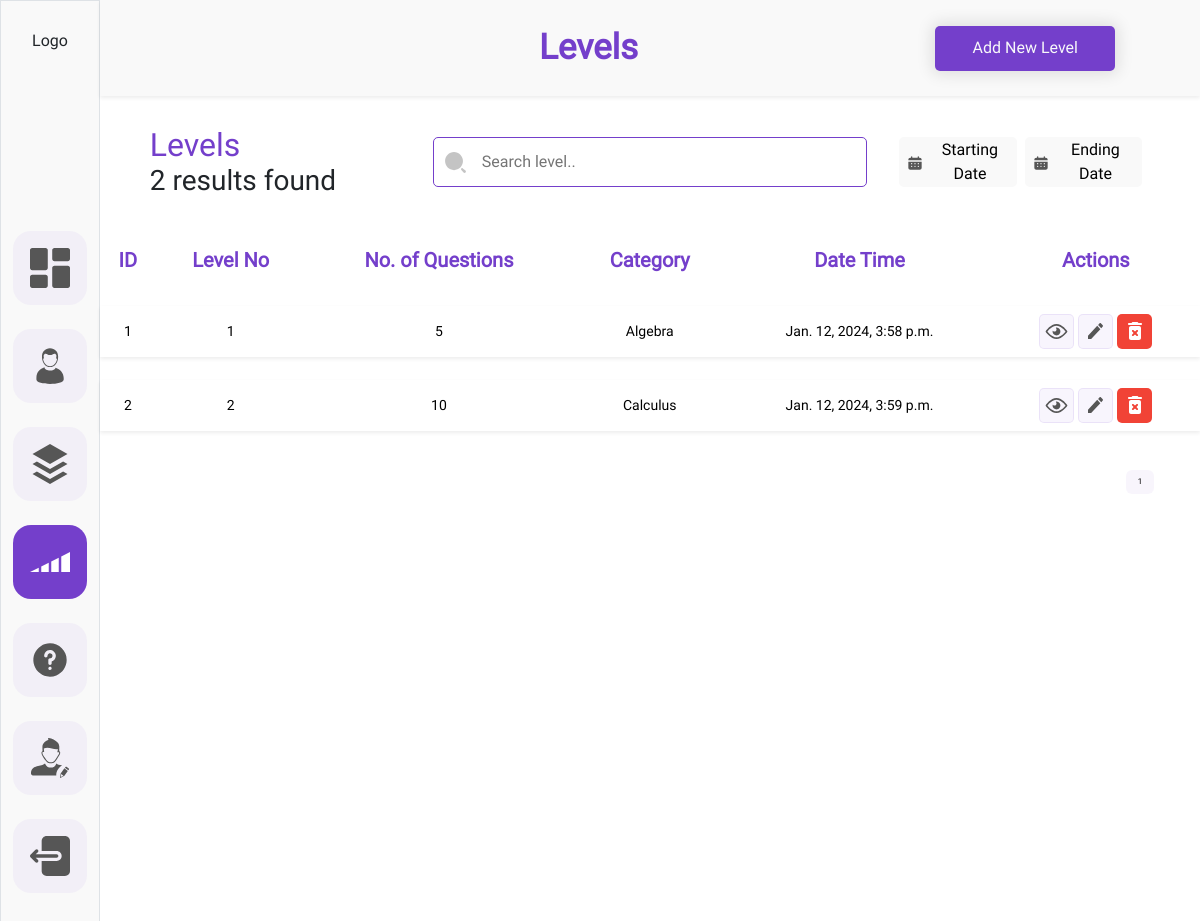
/myadmin/levels/?page=2, run on an earlier commit of the app's database.
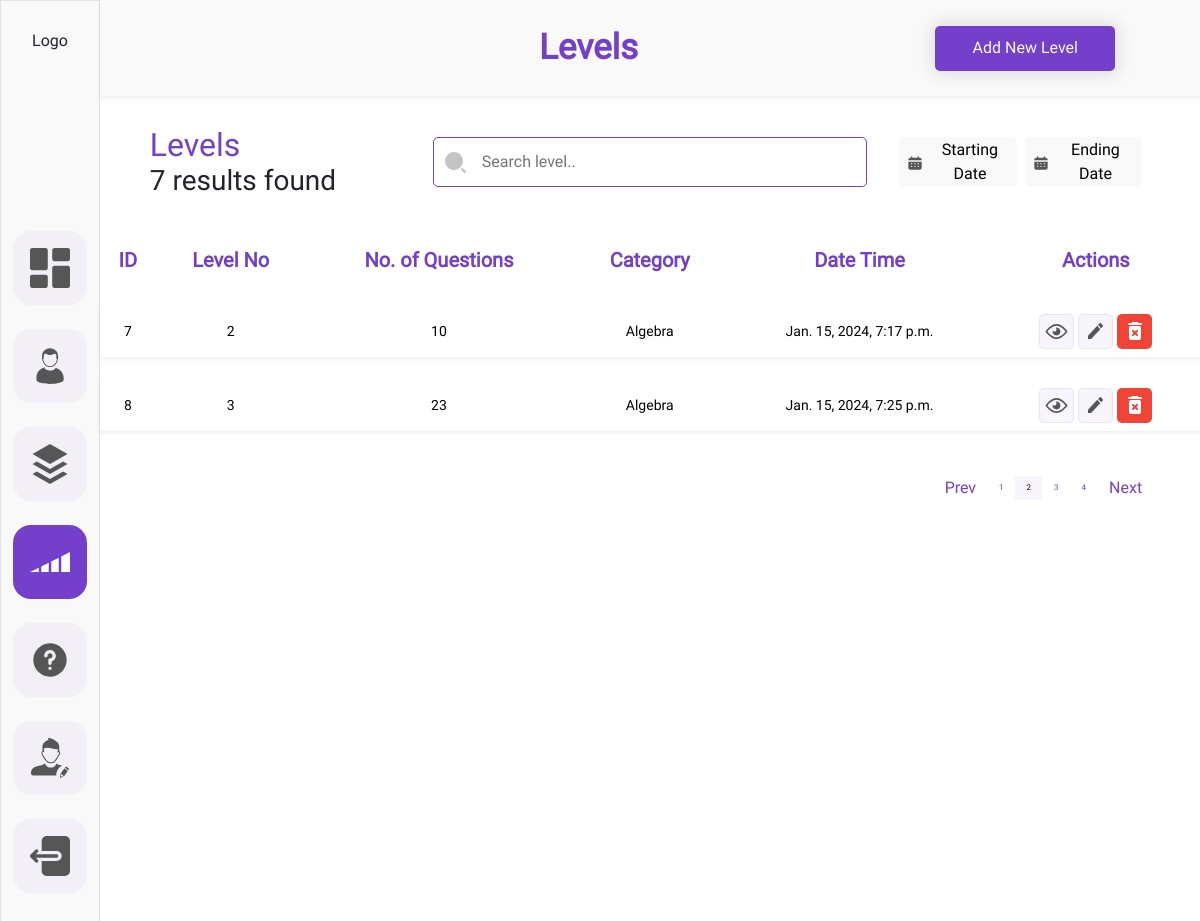
And on a later commit of the database.
### adminDashboard/models.py (models this page shows, shortened)
class Level(BaseModel):
    level_no = models.IntegerField()
    number_of_questions = models.IntegerField()
    level_category = models.ForeignKey(Category,on_delete=models.CASCADE)
    class Meta:
        unique_together = ('level_no', 'level_category')

class Category(BaseModel):
    category_title = models.CharField(max_length=CharFieldSizes.XXX_LARGE)
    category_description = models.TextField()
    category_image = models.ImageField(upload_to='category_images')
    def __str__(self):
        return self.category_title

### adminDashboard/views.py (the view)
# urls.py: path('levels/', views.levels, name='levels'),
def levels(request):
    context={
        'startdate': request.GET.get('startdate',None),
        'enddate': request.GET.get('enddate',None),
        'seachbar': request.GET.get('search-bar',None),
        'records' : Level.objects.all(),
        'records_count' : Level.objects.all().count,
    }
    if context['startdate'] and context['enddate']:
        context['records'] = context['records'].filter(created_at__range=(context['startdate'], context['enddate']))
    elif context['startdate']:
        context['records'] = context['records'].filter(created_at__gte=context['startdate'])
    elif context['enddate']:
        context['records'] = context['records'].filter(created_at__lte=context['enddate'])
    if context['seachbar']:
        context['records'] = context['records'].filter(Q(level_no__icontains=context['seachbar']) | Q(number_of_questions__icontains=context['seachbar']))
    paginator = Paginator(context['records'],2)
    page = request.GET.get('page')
    try:
        records_within_range = paginator.page(page)
    except PageNotAnInteger:
        records_within_range = paginator.page(1)
    except EmptyPage:
        records_within_range = paginator.page(paginator.num_pages)
    level_count = context['records'].count()
    context['records']= records_within_range
    context['level_count'] = level_count
    return render(request,'admin_dashboard/level.html' ,context)

### templates/admin_dashboard/level.html (shortened to what the changed rows need)
{% load static %}
<!DOCTYPE html>
<html lang="en">
<head>
    <link
    href="https://cdn.jsdelivr.net/npm/bootstrap@5.3.2/dist/css/bootstrap.min.css"
    rel="stylesheet"
  />
  <link rel="stylesheet" href="{% static 'admin_dashboard/css/common.css'%}">
  <link rel="stylesheet" href="{% static 'admin_dashboard/css/category.css'%}">
  <link rel="stylesheet" href="{% static 'admin_dashboard/css/users.css'%}">
</head>
<body>
    <div class="container-fluid">
        <div class="row ">
            <div class="col-11 h-100">
                <div class="row p-2 bg-sidebar shadow-sm heading-container-height">
                    <div class="col-6 d-flex justify-content-end align-items-center ">
                        <div class= "">
                            <h1 class="dashboard__heading m-0">Levels</h1>
                        </div>
                    </div>
                </div>
                <form id="searchForm" action="{% url 'levels'%}" method='GET'>
                <div class="row justify-content-center margintop gap-2">
                  <div class="col-3">
                    <div class="">
                      <div class="d-flex flex-column">
                        <div class="">
                          <h2 class="user-title m-0 p-0">Levels</h2>
                        </div>
                        <div>
                          <h3 class="user-title-desc m-0 p-0">{{records_count }} results found</h3>
                        </div>
                      </div>
                    </div>
                  </div>
                </div>
              </form>
                <div class="row justify-content-center mt-3">
                    <div class="col p-0">
                        <div class="">
                            <div class="">
                                <table class="table table-hover table-borderless">
                                    <thead>
                                        <tr>
                                          <th class="table-head">ID</th>
                                          <th class="table-head">Level No</th>
                                          <th class="table-head">No. of Questions</th>
                                          <th class="table-head">Category</th>
                                          <th class="table-head">Date Time</th>
                                          <th class="table-head">Actions</th>
                                        </tr>
                                      </thead>
                                      <tbody>
                                        {% if records %}
                                        {% for record  in records %}
                                        <tr class="tr shadow-sm ">
                                          <td>{{record.id}}</td>
                                          <td>{{record.level_no}}</td>
                                          <td>{{record.number_of_questions}}</td>
                                          <td>{{record.level_category}}</td>
                                          <td>{{record.created_at}}</td>
                                          <td>
                                            <div class="d-flex justify-content-center align-items-center gap-1">
                                                <div class="">
                                                    <a class="action-btns action-btns-view" href="{% url 'level-details' pk=record.id%}">
                                                    </a>
                                                </div>
                                                <div class="">
                                                    <a class="action-btns action-btns-view" href="{% url 'level-update' pk=record.id%}">
                                                    </a>
                                                </div>
                                                <div class="">
                                                    <a class="action-btns action-btns-remove" href="#" onclick=deleterecord({{record.id}}) data-bs-toggle="modal" data-bs-target="#user-successfully-delet-modal">
                                                    </a>
                                                </div>
                                            </div>
                                          </td>
                                        </tr>
                                        {% endfor %}
                                        {% endif %}
                                      </tbody>
                                  </table>
                            </div>
                        </div>
                    </div>
                </div>
            <div class="row justify-content-center">
              <div class="col-11 d-flex justify-content-end p-0">
                <nav aria-label="Page navigation example">
                  <ul class="pagination justify-content-end">
                    {% if records.has_previous %}
                    <li class="page-item">
                      <a
                        class="page-link text-dark border-0 prev"
                        href="?page={{ records.previous_page_number }}"
                        tabindex="-1"
                        aria-disabled="true"
                        >Prev</a
                      >
                    </li>
                    {% endif %}
                    {% for page_num in records.paginator.page_range %}
                    <li class="page-item  d-flex justify-content-center align-items-center">
                      <a class="page-link border-0 {% if records.number == page_num %} custom_active {% endif %}" href="?page={{ page_num }}">{{ page_num }}</a>
                    </li>
                    {% endfor %}
                    {% if records.has_next %}
                    <li class="page-item">
                      <a class="page-link next border-0" href="?page={{ records.next_page_number }}">Next</a>
                    </li>
                    {% endif %}
                  </ul>
                </nav>
              </div>
            </div>
            </div>
        </div>
    </div>
</body>
</html>

What changed in the data, as far as the page shows it:
no longer on this page (row unchanged): Level: id "1", level_no "1", number_of_questions "5", level_category "Algebra", created_at "Jan. 12, 2024, 3:58 p.m."
removed Level: id "2", level_no "2", number_of_questions "10", level_category "Calculus", created_at "Jan. 12, 2024, 3:59 p.m."
added Level: id "7", level_no "2", number_of_questions "10", level_category "Algebra", created_at "Jan. 15, 2024, 7:17 p.m."
added Level: id "8", level_no "3", number_of_questions "23", level_category "Algebra", created_at "Jan. 15, 2024, 7:25 p.m."
Also different on the page:
{{ records_count }}: "2" → "7"
text now shown: "Prev Next"
new list line: "2"
new list line: "3"
new list line: "4"
